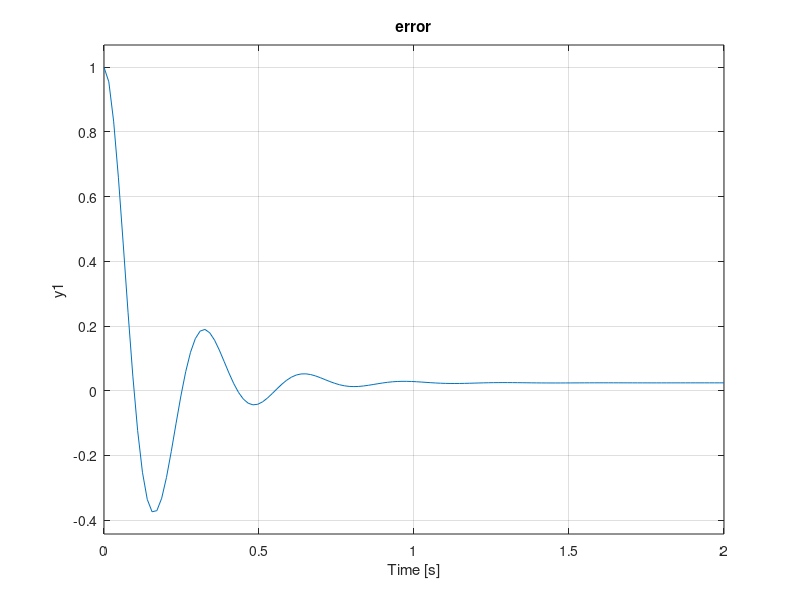

The MATLAB script that drew this image:
ep = 0.1/100;
PMD=45;
kp=(1/ep)-1;

k = kp/5

PMD =45;
G = zpk([],[-1 -10 ],2);



L1 = k*G;

e=1/(1+L1)
figure(5)
step(e)


%xlim([0 100])
title('error')
grid on